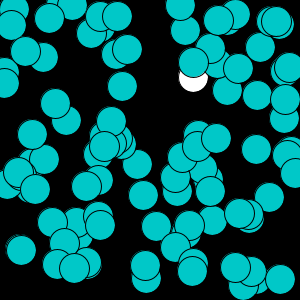
Frame 1 (no input)
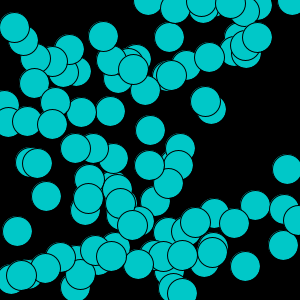
Frame 60 (the mouse pressed at the canvas centre just before this capture)
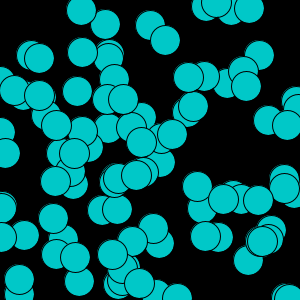
Frame 120 (the mouse held since frame 60 and released just before this capture)

The Processing sketch that drew these frames (run headless with seeded random() and noise(); from frame 60 on, the mouse is pressed at the canvas centre):

// Processing sketch: processing_75468
// ── processing_75468.pde

//Michael H. 16-17 cp1
//Hundred Shapes

void setup()
{
  size(300,300);
  frameRate (20);
  
}

void draw()
{
  background(0);
  int i=1;
  while(i<=100)
  {
    ellipse(int(random(300)),int(random(300)),30,30);
    i++;
    fill(0,200,200);
  }
}
